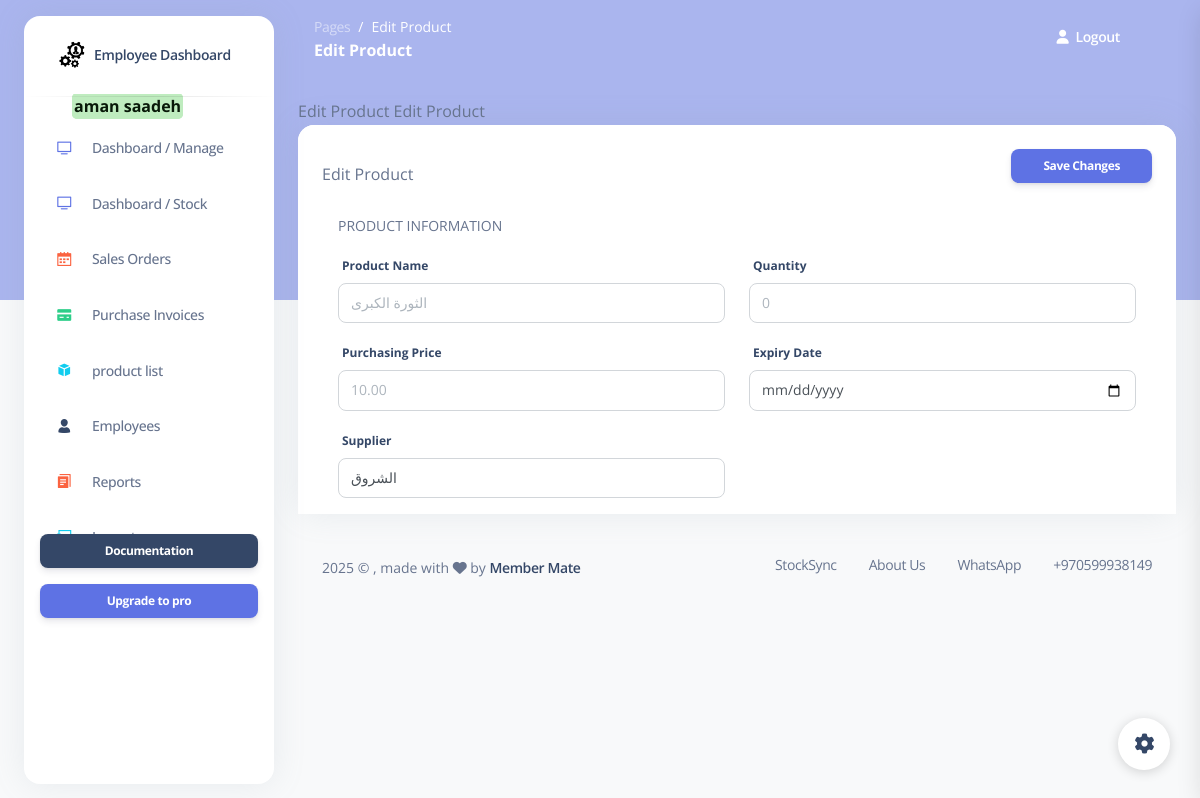
The page /edit_product/1 (signed in) on the database as committed earlier.
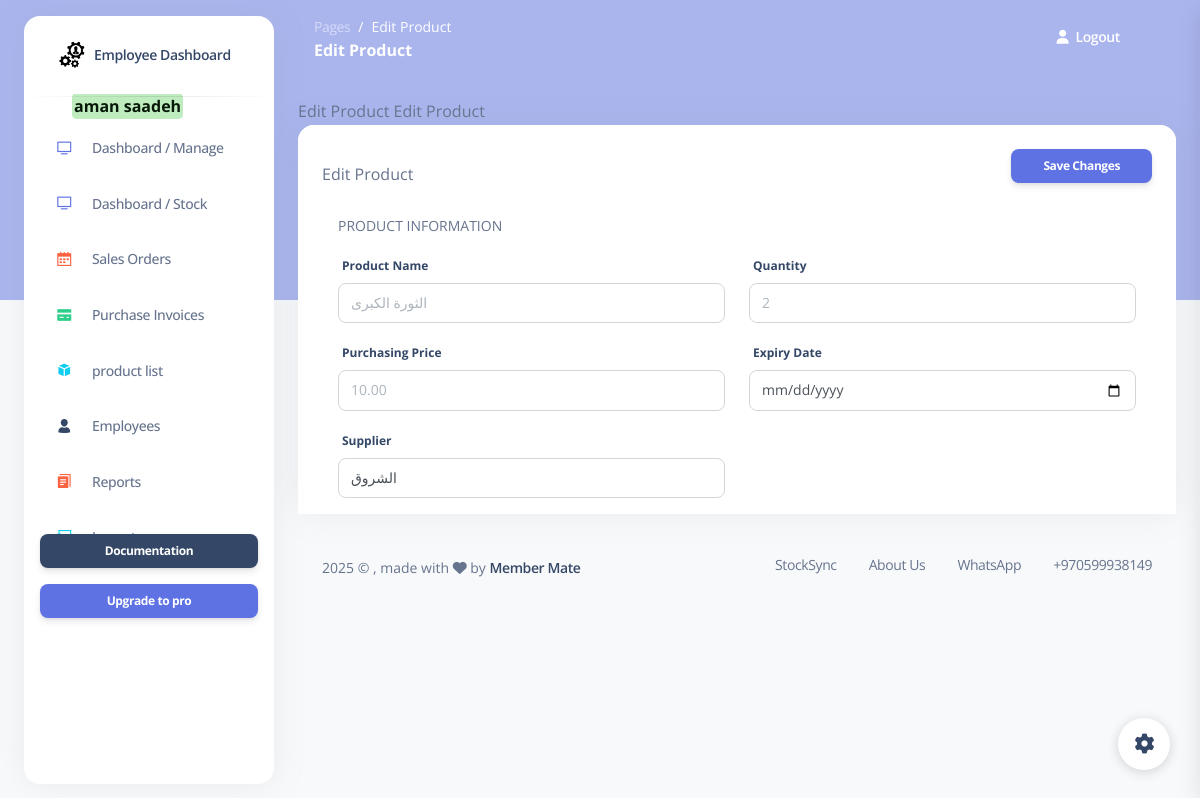
The same page on the database as committed later.
### my_app/models.py (models this page shows, shortened)
class Product(models.Model):
    product_name = models.CharField(max_length=255)
    quantity = models.IntegerField( default = 0  ) #stock_quantity
    purchasing_price = models.DecimalField(max_digits=6, decimal_places=2) # 999999.99
    sale_price = models.DecimalField(max_digits=6, decimal_places=2, null=True , blank=True) # 999999.99
    category = models.CharField(max_length=100, blank=True, null=True)
    expiry_date  = models.DateField(blank=True, null=True)
    supplier = models.CharField(max_length=255,blank=True, null=True)  # Supplier NAME
    employee = models.ForeignKey(Employee , related_name="products", on_delete=models.CASCADE , null=True, blank=True) # RESTRICT  deleted >>  dont delete the item or ( default="Default", on_delete=models.SET_DEFAULT)
    created_at = models.DateTimeField(auto_now_add=True)
    updated_at = models.DateTimeField(auto_now=True)
    objects = ProductManager()

### my_app/views.py (the view)
# urls.py: path('edit_product/<int:id>',views.display_edit_form),
def display_edit_form(request,id):
    context={
        'products': models.get_all_products(),
        'product':models.get_product(id),
        'employee': models.get_employee_by_id(request.session['employee_id'])
    }
    return render(request, 'edit_product.html',context)

### my_app/models.py (called while the page is built)
def get_employee_by_id(id):
    return Employee.objects.get(id=id)

def get_all_products():
    return Product.objects.all()

def get_product(id):#--------------------------------------------Mai
    return Product.objects.get(id=id)

### my_app/templates/edit_product.html (shortened to what this page needs)
{% extends 'layouts/base.html' %}
{% block content %}
            {% block page_name %}Edit Product{% endblock %}
            {% block page_name2 %}Edit Product {% endblock %}
<div class="card mb-4">
  <div class="card-header pb-0">
    <form action="/update_product/{{product.id}}" method="post">
      <div class="d-flex align-items-center">
        <p class="mb-0 ">Edit Product</p>
        <button class="btn btn-primary btn-sm ms-auto">Save Changes</button>
      </div>
      <div class="card-body">
        <p class="text-uppercase text-sm">Product Information</p>
        <div class="row">
          <div class="col-md-6">
            <div class="form-group">
              <label for="example-text-input" class="form-control-label">Product Name</label>
              <input class="form-control" type="text" name="product_name" placeholder="{{product.product_name}}" >
            </div>
          </div>
          <div class="col-md-6">
            <div class="form-group">
              <label for="example-text-input" class="form-control-label">Quantity</label>
              <input class="form-control" type="text" name="quantity" placeholder="{{product.quantity}}" >
            </div>
          </div>
          <div class="col-md-6">
            <div class="form-group">
              <label for="example-text-input" class="form-control-label">Purchasing Price</label>
              <input class="form-control" type="text" name="purchasing_price" placeholder="{{product.purchasing_price}}">
            </div>
          </div>
          <div class="col-md-6">
            <div class="form-group">
              <label for="example-text-input" class="form-control-label">Expiry Date</label>
              <input class="form-control" type="date" name="expiry_date" value="{{product.expiry_date|date:'Y-m-d'}}">
            </div>
          </div>
          <div class="col-md-6">
              <label for="example-text-input" class="form-control-label">Supplier</label>
              <select  class="form-control" name="supplier" id="example-text-input">
                <option selected> {{product.supplier}} </option>
              </select>
          </div>
        </div>
      </div>
    </form>
  </div>
</div>
{% endblock content %}

Rows that differ between the two databases and show on the page:
changed Product "الثورة الكبرى": quantity "0" → "2"
